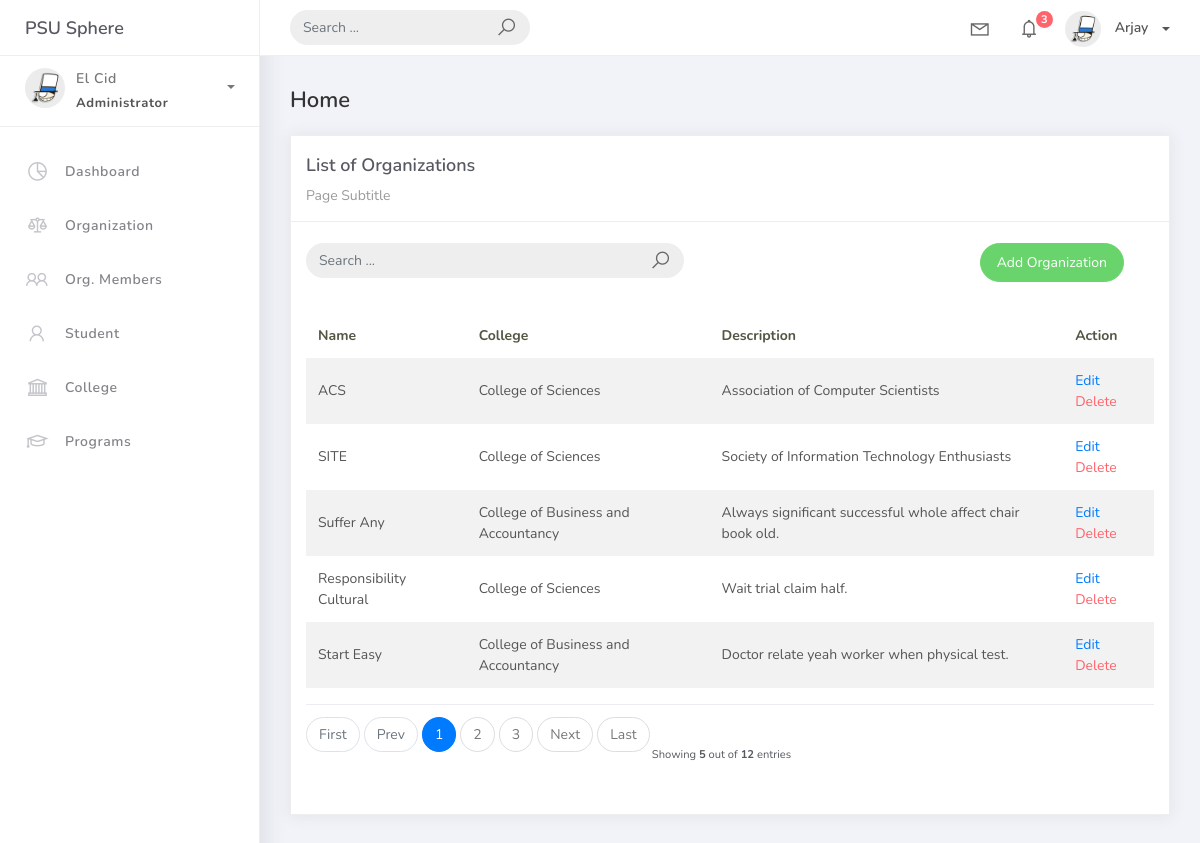
/organization_list, run on an earlier commit of the app's database.
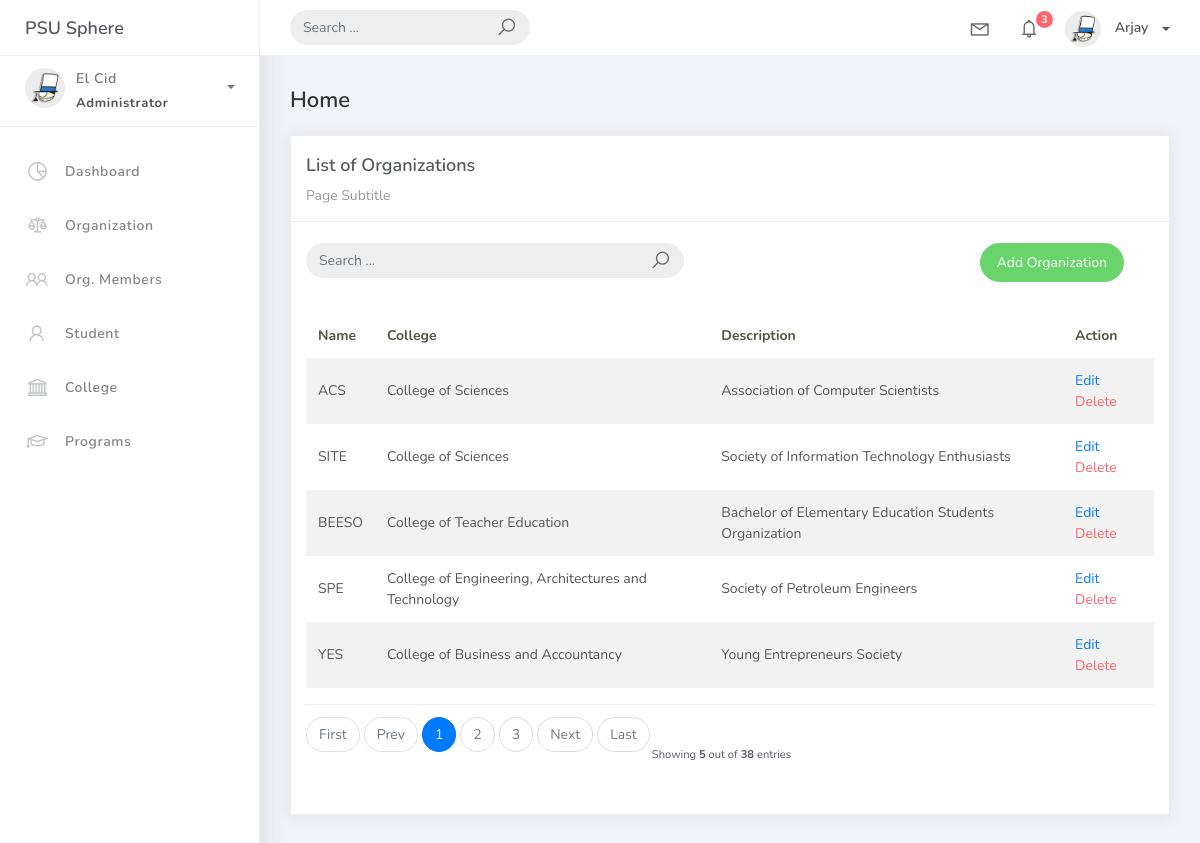
And on a later commit of the database.
### studentorg/models.py (models this page shows, shortened)
class BaseModel (models.Model):
    created_at = models.DateTimeField(auto_now_add=True, db_index=True)
    updated_at = models.DateTimeField(auto_now=True)
    class Meta:
        abstract = True

class Organization(BaseModel):
    name = models.CharField(max_length=250)
    college = models.ForeignKey(College, null=True, blank=True, on_delete=models.CASCADE)
    description = models.CharField(max_length=500)

class College(BaseModel):
    college_name = models.CharField(max_length=150, verbose_name="College")
    def __str__(self) :
        return self.college_name

### studentorg/views.py (the view)
# urls.py: path('organization_list', Organizationlist.as_view(), name='organization-list'),
class Organizationlist(ListView):
    model = Organization
    content_object_name = 'organization'
    template_name = 'org_list.html'
    paginate_by = 5
    def get_queryset(self, *args, **kwargs):
        qs = super(Organizationlist, self).get_queryset(*args, **kwargs)
        if self.request.GET.get("q") != None:
            query = self.request.GET.get('q')
            qs = qs.filter(Q(name__icontains=query) | Q(description__icontains=query)|
                           Q(college__college_name__icontains=query))
        return qs

### templates/org_list.html
{% extends 'base.html' %} {% load static %} {% block content %}
<div class="content">
    <div class="container-fluid">
        <h4 class="page-title">Home</h4>
        <div class="row">
            <div class="col-md-12">
                <div class="card">
                    <div class="card-header">
                        <div class="card-title">List of Organizations</div>
                        <div class="card-category">Page Subtitle</div>
                    </div>
                    <br />
                    <div class="col-md-12 row">
                        <div class="col-md-6">
                            <form class="navbar-left navbar-form nav-search mr-md-3" action="{% url 'organization-list'%}">
                                <div class="input-group">
                                    <input type="text" placeholder="Search ..." class="form-control" name="q" />
                                    <div class="input-group-append">
                                        <span class="input-group-text">
                                            <i class="la la-search search-icon"></i>
                                        </span>
                                    </div>
                                </div>
                            </form>
                        </div>
                        <div class="col-md-6">
                            <div class="pull-right">
                                <a href="{% url 'organization-add' %}" class="btn btn-success btn-rounded">Add Organization</a>
                            </div>
                        </div>
                    </div>
                    <div class="card-body">
                        <table class="table table-striped mt-3">
                            <thead>
                                <tr>
                                    <th scope="col">Name</th>
                                    <th scope="col">College</th>
                                    <th scope="col">Description</th>
                                    <th scope="col">Action</th>
                                </tr>
                            </thead>
                            <tbody>
                                {% for object in object_list %}
                                <tr>
                                    <td>{{ object.name }}</td>
                                    <td>{{ object.college }}</td>
                                    <td>{{ object.description }}</td>
                                    <td>
                                        <a href="organization_list/{{ object.id }}">Edit</a>
                                        <a href="organization_list/{{ object.id }}/delete" class="text-danger">Delete</a> </a>
                                    </td>
                                </tr>
                                {% empty %}
                                <tr>
                                    <td colspan="4" style="text-align: center">
                                        <p class="text-sm font-weight-bold mb-0">No Records Found</p>
                                    </td>
                                </tr>
                                {% endfor %}
                            </tbody>
                        </table>
                        {% include 'includes/pagination.html' %}
                    </div>
                </div>
            </div>
        </div>
    </div>
</div>
{% endblock %}

### templates/base.html (shortened to what this page needs)
{% load static %}
<!DOCTYPE html>
<html>
<head>
	<link rel="stylesheet" href="{% static 'css/bootstrap.min.css' %}">
	<link rel="stylesheet" href="{% static 'css/ready.css' %}">
	<link rel="stylesheet" href="{% static 'css/demo.css' %}">
</head>
<body>
	<div class="wrapper">
		<div class="main-header">
			<div class="logo-header">
				<a href="{% url 'home'%}" class="logo">
					PSU Sphere
				</a>
			</div>
			<nav class="navbar navbar-header navbar-expand-lg">
				<div class="container-fluid">
					<form class="navbar-left navbar-form nav-search mr-md-3" action="">
						<div class="input-group">
							<input type="text" placeholder="Search ..." class="form-control">
							<div class="input-group-append">
								<span class="input-group-text">
									<i class="la la-search search-icon"></i>
								</span>
							</div>
						</div>
					</form>
					<ul class="navbar-nav topbar-nav ml-md-auto align-items-center">
						<li class="nav-item dropdown hidden-caret">
							<a class="nav-link dropdown-toggle" href="#" id="navbarDropdown" role="button" data-toggle="dropdown" aria-haspopup="true" aria-expanded="false">
								<i class="la la-envelope"></i>
							</a>
						</li>
						<li class="nav-item dropdown hidden-caret">
							<a class="nav-link dropdown-toggle" href="#" id="navbarDropdown" role="button" data-toggle="dropdown" aria-haspopup="true" aria-expanded="false">
								<i class="la la-bell"></i>
								<span class="notification">3</span>
							</a>
						</li>
						<li class="nav-item dropdown">
							<a class="dropdown-toggle profile-pic" data-toggle="dropdown" href="#" aria-expanded="false">
                                <img src="{% static 'img/profile1.jpg' %}" alt="user-img" width="36" class="img-circle">
                                <span >Arjay</span></span> </a>
							</li>
						</ul>
					</div>
				</nav>
			</div>
			<div class="sidebar">
				<div class="scrollbar-inner sidebar-wrapper">
					<div class="user">
						<div class="photo">
							<img src="{% static 'img/profile1.jpg' %}">
						</div>
						<div class="info">
							<a class="" data-toggle="collapse" href="#collapseExample" aria-expanded="true">
								<span>
									El Cid
									<span class="user-level">Administrator</span>
									<span class="caret"></span>
								</span>
							</a>
						</div>
					</div>
					<ul class="nav">
						<li class="nav-item">
							<a href="{% url 'home'%}">
								<i class="la la-pie-chart"></i>
								<p>Dashboard</p>
							</a>
						</li>
						<li class="nav-item">
							<a href="{% url 'organization-list'%}">
								<i class="la la-balance-scale"></i>
                                <p>Organization</p>
							</a>
						</li>
						<li class="nav-item">
							<a href="{% url 'orgmember-list'%}">
								<i class="la la-users"></i>
								<p>Org. Members</p>
							</a>
						</li>
						<li class="nav-item">
							<a href="{% url 'student-list'%}">
								<i class="la la-user"></i>
								<p>Student</p>
							</a>
						</li>
						<li class="nav-item">
							<a href="{% url 'college-list'%}">
								<i class="la la-institution"></i>
								<p>College</p>
							</a>
						</li>
						<li class="nav-item">
							<a href="{% url 'program-list'%}">
								<i class="la la-graduation-cap"></i>
								<p>Programs</p>
							</a>
						</li>
					</ul>
				</div>
			</div>
			<div class="main-panel">
                {% block content %}
                {% endblock %}
			</div>
		</div>
</body>
</html>

### templates/includes/pagination.html (shortened to what this page needs)
{% if is_paginated %}
<div class="card-footer px-0 border-0 d-flex flex-column flex-lg-row align-items-center justify77 content-between mt-3">
    <nav aria-label="Topics pagination" class="mb-4">
        <ul class="pagination">
            {% if page_obj.number > 1 %}
            <li class="page-item">
                <a class="page-link" href="?page=1">First</a>
            </li>
            {% else %}
            <li class="page-item disabled">
                <span class="page-link">First</span>
            </li>
            {% endif %} {% if page_obj.has_previous %}
            <li class="page-item">
                <a class="page-link" href="?page={{ page_obj.previous_page_number }}">Prev</a>
            </li>
            {% else %}
            <li class="page-item disabled">
                <span class="page-link">Prev</span>
            </li>
            {% endif %} {% for page_num in paginator.page_range %} {% if page_obj.number == page_num%}
            <li class="page-item active">
                <span class="page-link">
                    {{ page_num }}
                </span>
            </li>
            {% elif page_num > page_obj.number|add:'-3' and page_num < page_obj.number|add:'3' %}
            <li class="page-item">
                <a class="page-link" href="?page={{ page_num }}">{{ page_num }}</a>
            </li>
            {% endif %} {% endfor %} {% if page_obj.has_next %}
            <li class="page-item">
                <a class="page-link" href="?page={{ page_obj.next_page_number }}">Next</a>
            </li>
            {% else %}
            <li class="page-item disabled">
                <span class="page-link">Next</span>
            </li>
            {% endif %} {% if page_obj.number != paginator.num_pages %}
            <li class="page-item">
                <a class="page-link" href="?page={{ paginator.num_pages }}">Last</a>
            </li>
            {% else %}
            <li class="page-item disabled">
                <span class="page-link">Last</span>
            </li>
            {% endif %}
        </ul>
    </nav>
    <div class="fw-normal small mt-4 mt-lg-0">Showing <b>{{object_list.count}}</b> out of
        <b>{{paginator.count}}</b> entries</div>
    </div>
{% endif %}

What changed in the data, as far as the page shows it:
removed Organization: name "Suffer Any", college "College of Business and Accountancy", description "Always significant successful whole affect chair book old."
removed Organization: name "Responsibility Cultural", college "College of Sciences", description "Wait trial claim half."
removed Organization: name "Start Easy", college "College of Business and Accountancy", description "Doctor relate yeah worker when physical test."
added Organization: name "BEESO", college "College of Teacher Education", description "Bachelor of Elementary Education Students Organization"
added Organization: name "SPE", college "College of Engineering, Architectures and Technology", description "Society of Petroleum Engineers"
added Organization: name "YES", college "College of Business and Accountancy", description "Young Entrepreneurs Society"
Also different on the page:
{{ paginator.count }}: "12" → "38"
